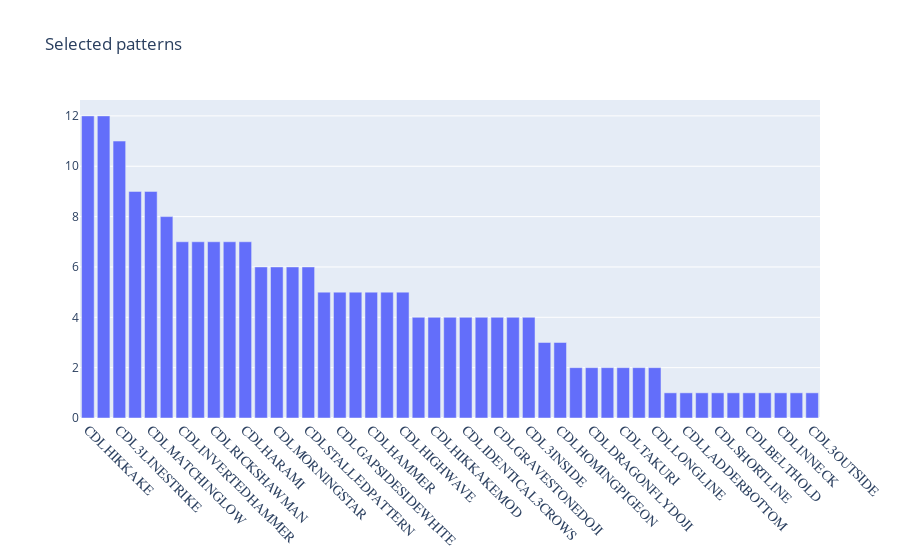

Write notebook code for a chart like this one.
### Code cell
fig = go.Figure()

fig.add_trace(go.Bar(x=new_df_all_50['name'].value_counts().index, 
                         y=new_df_all_50['name'].value_counts().values))


fig.update_layout(title = 'Selected patterns')
fig.update_xaxes(tickangle=45, tickfont=dict(family='Rockwell', size=14))
iplot(fig, show_link=False)

### Figure 1 — Plotly figure (JSON) as saved in the notebook; plotly's stock layout.template omitted (floating-point values rounded to 4 significant figures)
{"data": [{"type": "bar", "x": ["CDLHIKKAKE", "CDLHANGINGMAN", "CDL3LINESTRIKE", "CDLSHOOTINGSTAR", "CDLMATCHINGLOW", "CDLDOJISTAR", "CDLINVERTEDHAMMER", "CDLXSIDEGAP3METHODS", "CDLRICKSHAWMAN", "CDLEVENINGSTAR", "CDLHARAMI", "CDLEVENINGDOJISTAR", "CDLMORNINGSTAR", "CDLHARAMICROSS", "CDLSTALLEDPATTERN", "CDLDOJI", "CDLGAPSIDESIDEWHITE", "CDLMARUBOZU", "CDLHAMMER", "CDLMORNINGDOJISTAR", "CDLHIGHWAVE", "CDLSEPARATINGLINES", "CDLHIKKAKEMOD", "CDL3WHITESOLDIERS", "CDLIDENTICAL3CROWS", "CDLLONGLEGGEDDOJI", "CDLGRAVESTONEDOJI", "CDLCLOSINGMARUBOZU", "CDL3INSIDE", "CDLSPINNINGTOP", "CDLHOMINGPIGEON", "CDLADVANCEBLOCK", "CDLDRAGONFLYDOJI", "CDLRISEFALL3METHODS", "CDLTAKURI", "CDLTASUKIGAP", "CDLLONGLINE", "CDLTHRUSTING", "CDLLADDERBOTTOM", "CDLPIERCING", "CDLSHORTLINE", "CDL3BLACKCROWS", "CDLBELTHOLD", "CDLSTICKSANDWICH", "CDLINNECK", "CDLDARKCLOUDCOVER", "CDL3OUTSIDE"], "y": [12, 12, 11, 9, 9, 8, 7, 7, 7, 7, 7, 6, 6, 6, 6, 5, 5, 5, 5, 5, 5, 4, 4, 4, 4, 4, 4, 4, 4, 3, 3, 2, 2, 2, 2, 2, 2, 1, 1, 1, 1, 1, 1, 1, 1, 1, 1]}], "layout": {"title": {"text": "Selected patterns"}, "xaxis": {"tickangle": 45, "tickfont": {"family": "Rockwell", "size": 14}}}}
